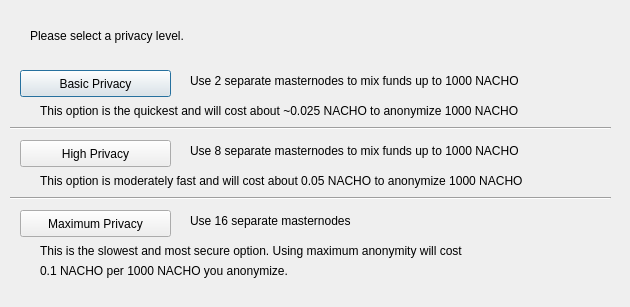
<?xml version="1.0" encoding="UTF-8"?>
<ui version="4.0">
 <class>DarksendConfig</class>
 <widget class="QDialog" name="DarksendConfig">
  <property name="geometry">
   <rect>
    <x>0</x>
    <y>0</y>
    <width>630</width>
    <height>307</height>
   </rect>
  </property>
  <property name="windowTitle">
   <string>Configure PrivateSend</string>
  </property>
  <widget class="QPushButton" name="buttonBasic">
   <property name="geometry">
    <rect>
     <x>20</x>
     <y>70</y>
     <width>151</width>
     <height>27</height>
    </rect>
   </property>
   <property name="text">
    <string>Basic Privacy</string>
   </property>
  </widget>
  <widget class="QPushButton" name="buttonHigh">
   <property name="geometry">
    <rect>
     <x>20</x>
     <y>140</y>
     <width>151</width>
     <height>27</height>
    </rect>
   </property>
   <property name="text">
    <string>High Privacy</string>
   </property>
  </widget>
  <widget class="QPushButton" name="buttonMax">
   <property name="geometry">
    <rect>
     <x>20</x>
     <y>210</y>
     <width>151</width>
     <height>27</height>
    </rect>
   </property>
   <property name="text">
    <string>Maximum Privacy</string>
   </property>
  </widget>
  <widget class="QLabel" name="label">
   <property name="geometry">
    <rect>
     <x>30</x>
     <y>20</y>
     <width>571</width>
     <height>31</height>
    </rect>
   </property>
   <property name="text">
    <string>Please select a privacy level.</string>
   </property>
  </widget>
  <widget class="QLabel" name="label_2">
   <property name="geometry">
    <rect>
     <x>190</x>
     <y>70</y>
     <width>421</width>
     <height>21</height>
    </rect>
   </property>
   <property name="text">
    <string>Use 2 separate masternodes to mix funds up to 1000 NACHO</string>
   </property>
  </widget>
  <widget class="QLabel" name="label_3">
   <property name="geometry">
    <rect>
     <x>190</x>
     <y>140</y>
     <width>411</width>
     <height>21</height>
    </rect>
   </property>
   <property name="text">
    <string>Use 8 separate masternodes to mix funds up to 1000 NACHO</string>
   </property>
  </widget>
  <widget class="QLabel" name="label_4">
   <property name="geometry">
    <rect>
     <x>190</x>
     <y>210</y>
     <width>421</width>
     <height>21</height>
    </rect>
   </property>
   <property name="text">
    <string>Use 16 separate masternodes</string>
   </property>
  </widget>
  <widget class="QLabel" name="label_6">
   <property name="geometry">
    <rect>
     <x>40</x>
     <y>100</y>
     <width>561</width>
     <height>21</height>
    </rect>
   </property>
   <property name="text">
    <string>This option is the quickest and will cost about ~0.025 NACHO to anonymize 1000 NACHO</string>
   </property>
  </widget>
  <widget class="QLabel" name="label_7">
   <property name="geometry">
    <rect>
     <x>40</x>
     <y>170</y>
     <width>561</width>
     <height>21</height>
    </rect>
   </property>
   <property name="text">
    <string>This option is moderately fast and will cost about 0.05 NACHO to anonymize 1000 NACHO</string>
   </property>
  </widget>
  <widget class="QLabel" name="label_8">
   <property name="geometry">
    <rect>
     <x>40</x>
     <y>240</y>
     <width>561</width>
     <height>21</height>
    </rect>
   </property>
   <property name="text">
    <string>This is the slowest and most secure option. Using maximum anonymity will cost</string>
   </property>
  </widget>
  <widget class="QLabel" name="label_9">
   <property name="geometry">
    <rect>
     <x>40</x>
     <y>260</y>
     <width>561</width>
     <height>21</height>
    </rect>
   </property>
   <property name="text">
    <string>0.1 NACHO per 1000 NACHO you anonymize.</string>
   </property>
  </widget>
  <widget class="Line" name="line">
   <property name="geometry">
    <rect>
     <x>10</x>
     <y>120</y>
     <width>601</width>
     <height>16</height>
    </rect>
   </property>
   <property name="orientation">
    <enum>Qt::Horizontal</enum>
   </property>
  </widget>
  <widget class="Line" name="line_2">
   <property name="geometry">
    <rect>
     <x>10</x>
     <y>190</y>
     <width>601</width>
     <height>16</height>
    </rect>
   </property>
   <property name="orientation">
    <enum>Qt::Horizontal</enum>
   </property>
  </widget>
 </widget>
 <resources/>
 <connections/>
</ui>
